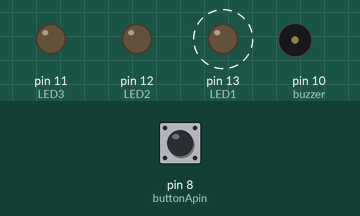
Simulated run of this sketch. Board: Arduino Uno, built with avr-gcc and run on an emulated ATmega328P. Shown: output pins drawn as LEDs (lit = HIGH), buzzer (waves = sounding, pin HIGH). Dashed ring = blinking. Inputs (shaded band) come from the test bench; at power-on: pin 8 (buttonApin) HIGH.

Above: at 3.8 s.
3.9 s: pin 8 (buttonApin) pulled LOW for 1.3 s
At 6.3 s:
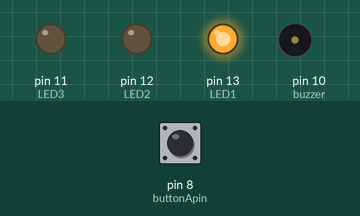
At 21.3 s:
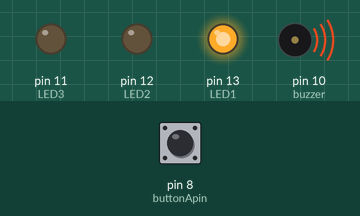
Timing chart, 0 to 25.0 s (numbered marks = the images above; inputs shaded):
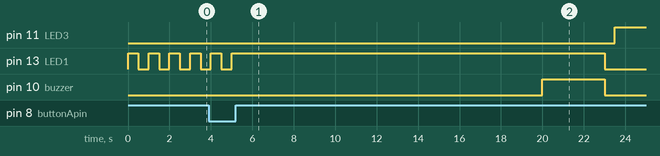

The sketch:

Lab_1_Code.ino
```cpp
int LED1 = 13;
int LED2 = 12;
int LED3 = 11;
int buttonApin = 8;
int count = 0;
int buzzer = 10;

void setup() {
  pinMode(LED1, OUTPUT);
  pinMode(LED2, OUTPUT);
  pinMode(LED3, OUTPUT);
  pinMode(buzzer, OUTPUT);
  pinMode(buttonApin, INPUT_PULLUP);
}

void loop(){
    digitalWrite(LED1, HIGH);
    delay(500);
    digitalWrite(LED1, LOW);
    delay(500);
  if (digitalRead(buttonApin) == LOW) {
    while (count%2 == 1){
      digitalWrite(LED1, HIGH);
      delay(15000);
      digitalWrite(buzzer,HIGH);
      delay(3000);
      digitalWrite(buzzer,LOW);
      delay(1);
      digitalWrite(LED1, LOW);
      delay(500);
      digitalWrite(LED3, HIGH);
      delay(15000);
      digitalWrite(buzzer,HIGH);
      delay(3000);
      digitalWrite(buzzer,LOW);
      delay(1);
      digitalWrite(LED3, LOW);
      delay(500);
      digitalWrite(LED2, HIGH);
      delay(3000);
      digitalWrite(buzzer,HIGH);
      delay(3000);
      digitalWrite(buzzer,LOW);
      delay(1);
      digitalWrite(LED2, LOW);
      delay(500);
    }
    count++;
  }
}
```

Measured:
- after the input at 3.9 s, pin 11 (LED3): LOW → HIGH after 19.6 s; pin 10 (buzzer): LOW → HIGH after 16.1 s, → LOW 3.0 s later
